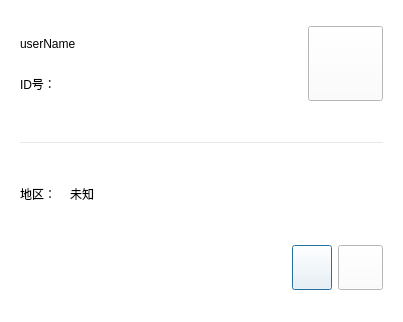
<?xml version="1.0" encoding="UTF-8"?>
<ui version="4.0">
 <class>personMsgDlg</class>
 <widget class="QDialog" name="personMsgDlg">
  <property name="geometry">
   <rect>
    <x>0</x>
    <y>0</y>
    <width>403</width>
    <height>322</height>
   </rect>
  </property>
  <property name="windowTitle">
   <string>Dialog</string>
  </property>
  <property name="styleSheet">
   <string notr="true">background-color: rgb(255, 255, 255);</string>
  </property>
  <layout class="QGridLayout" name="gridLayout">
   <property name="leftMargin">
    <number>20</number>
   </property>
   <property name="topMargin">
    <number>6</number>
   </property>
   <property name="rightMargin">
    <number>20</number>
   </property>
   <item row="5" column="0">
    <layout class="QHBoxLayout" name="horizontalLayout_3">
     <item>
      <spacer name="horizontalSpacer">
       <property name="orientation">
        <enum>Qt::Horizontal</enum>
       </property>
       <property name="sizeHint" stdset="0">
        <size>
         <width>40</width>
         <height>20</height>
        </size>
       </property>
      </spacer>
     </item>
     <item>
      <widget class="QPushButton" name="transBtn">
       <property name="minimumSize">
        <size>
         <width>40</width>
         <height>35</height>
        </size>
       </property>
       <property name="maximumSize">
        <size>
         <width>50</width>
         <height>50</height>
        </size>
       </property>
       <property name="styleSheet">
        <string notr="true">border-image: url(:/转发.svg);</string>
       </property>
       <property name="text">
        <string/>
       </property>
      </widget>
     </item>
     <item>
      <widget class="QPushButton" name="msgBtn">
       <property name="minimumSize">
        <size>
         <width>45</width>
         <height>45</height>
        </size>
       </property>
       <property name="maximumSize">
        <size>
         <width>45</width>
         <height>45</height>
        </size>
       </property>
       <property name="styleSheet">
        <string notr="true">border-image: url(:/消息.svg);</string>
       </property>
       <property name="text">
        <string/>
       </property>
      </widget>
     </item>
    </layout>
   </item>
   <item row="2" column="0">
    <spacer name="verticalSpacer">
     <property name="orientation">
      <enum>Qt::Vertical</enum>
     </property>
     <property name="sizeType">
      <enum>QSizePolicy::Fixed</enum>
     </property>
     <property name="sizeHint" stdset="0">
      <size>
       <width>20</width>
       <height>15</height>
      </size>
     </property>
    </spacer>
   </item>
   <item row="0" column="0">
    <layout class="QHBoxLayout" name="horizontalLayout">
     <item>
      <layout class="QVBoxLayout" name="verticalLayout">
       <item>
        <widget class="QLabel" name="uNameLab">
         <property name="styleSheet">
          <string notr="true">font: 700 italic 16pt &quot;Noto Sans&quot;;</string>
         </property>
         <property name="text">
          <string>userName</string>
         </property>
        </widget>
       </item>
       <item>
        <widget class="QLabel" name="idLabel">
         <property name="styleSheet">
          <string notr="true">font: 12pt &quot;Noto Sans&quot;;</string>
         </property>
         <property name="text">
          <string>ID号：</string>
         </property>
        </widget>
       </item>
      </layout>
     </item>
     <item>
      <widget class="QPushButton" name="headBtn">
       <property name="minimumSize">
        <size>
         <width>75</width>
         <height>75</height>
        </size>
       </property>
       <property name="maximumSize">
        <size>
         <width>75</width>
         <height>75</height>
        </size>
       </property>
       <property name="styleSheet">
        <string notr="true">image: url(:/res/pic/Customer Copy.png);</string>
       </property>
       <property name="text">
        <string/>
       </property>
      </widget>
     </item>
    </layout>
   </item>
   <item row="4" column="0">
    <layout class="QHBoxLayout" name="horizontalLayout_2">
     <property name="spacing">
      <number>0</number>
     </property>
     <item>
      <widget class="QLabel" name="label">
       <property name="minimumSize">
        <size>
         <width>40</width>
         <height>0</height>
        </size>
       </property>
       <property name="maximumSize">
        <size>
         <width>50</width>
         <height>50</height>
        </size>
       </property>
       <property name="styleSheet">
        <string notr="true">font: 12pt &quot;Noto Sans&quot;;</string>
       </property>
       <property name="text">
        <string>地区：</string>
       </property>
       <property name="alignment">
        <set>Qt::AlignLeading|Qt::AlignLeft|Qt::AlignVCenter</set>
       </property>
      </widget>
     </item>
     <item>
      <widget class="QLabel" name="positionLab">
       <property name="maximumSize">
        <size>
         <width>16777215</width>
         <height>50</height>
        </size>
       </property>
       <property name="styleSheet">
        <string notr="true">font: 12pt &quot;Noto Sans&quot;;</string>
       </property>
       <property name="text">
        <string>未知</string>
       </property>
      </widget>
     </item>
    </layout>
   </item>
   <item row="3" column="0">
    <widget class="QWidget" name="widget" native="true">
     <property name="minimumSize">
      <size>
       <width>0</width>
       <height>1</height>
      </size>
     </property>
     <property name="maximumSize">
      <size>
       <width>16777215</width>
       <height>0</height>
      </size>
     </property>
     <property name="styleSheet">
      <string notr="true">background-color: rgb(232, 232, 232);</string>
     </property>
    </widget>
   </item>
  </layout>
 </widget>
 <resources/>
 <connections/>
</ui>
